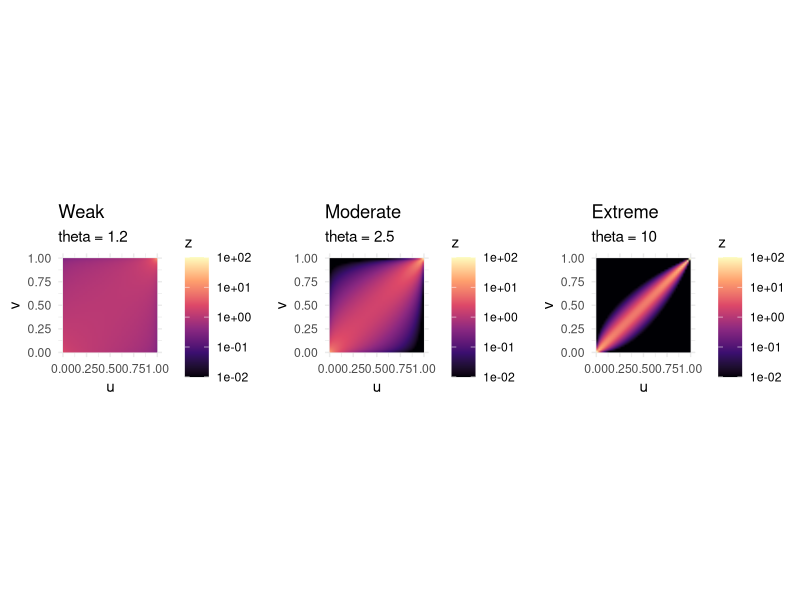
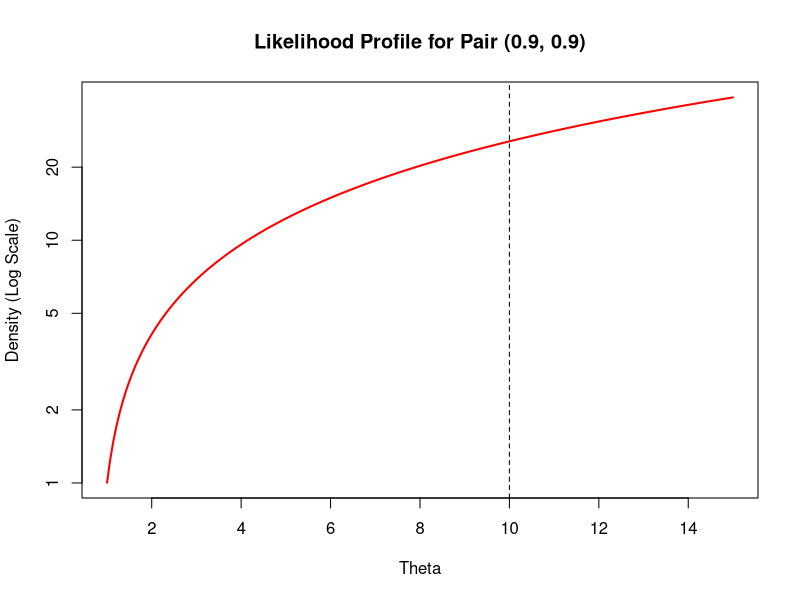

Generate these figures, in order, with R:
library(ggplot2)
library(patchwork) # For layout

# 1. THE BIVARIATE GUMBEL DENSITY FUNCTION (for visualization)
dgumbel <- function(u, v, theta) {
  # u, v, and theta can now be vectors of the same length
  # We ensure theta is slightly above 1 to avoid division by zero
  theta <- pmax(theta, 1.0001)
  
  lu <- -log(u)
  lv <- -log(v)
  term <- lu^theta + lv^theta
  r <- term^(1/theta)
  
  # Log-density calculation (more stable)
  log_dens <- -r + (theta - 1) * (log(lu) + log(lv)) + 
              (1/theta - 2) * log(term) + 
              log(r + theta - 1) - 
              (log(u) + log(v))
  
  return(exp(log_dens))
}

# 2. CREATE A GRID FOR VISUALIZATION
grid <- expand.grid(u = seq(0.01, 0.99, length.out = 50), 
                    v = seq(0.01, 0.99, length.out = 50))

# 3. PICK 3 THEAT VALUES FROM YOUR NEW PRIOR (Low, Med, High)
# Based on Gamma(2,2)+1
theta_low  <- 1.2   # Weak dependence (Tau ~ 0.16)
theta_med  <- 2.5   # Moderate dependence (Tau ~ 0.60)
theta_high <- 10.0  # Extreme dependence (Tau ~ 0.90)

plot_dens <- function(th, label) {
  grid$z <- dgumbel(grid$u, grid$v, th)
  
  ggplot(grid, aes(u, v, fill = z)) +
    geom_raster(interpolate = TRUE) +
    # FORCE the scale to be the same for all plots (e.g., 10^-2 to 10^2)
    scale_fill_viridis_c(option = "magma", 
                         trans = "log10", 
                         limits = c(0.01, 100), 
                         oob = scales::squish) + 
    labs(title = label, subtitle = paste0("theta = ", th)) +
    theme_minimal() + coord_fixed()
}

# 4. VIEW THE GEOMETRY
gridExtra::grid.arrange(plot_dens(theta_low, "Weak"), plot_dens(theta_med, "Moderate"), plot_dens(theta_high, "Extreme"), ncol = 3, nrow = 1)




# 5. BONUS: LIKELIHOOD SLICE
# Watch how the Likelihood "Sharpens" for a single observation (0.9, 0.9)
th_seq <- seq(1.001, 15, length.out = 200)
lik_slice <- dgumbel(rep(0.9, 200), rep(0.9, 200), th_seq)

plot(th_seq, lik_slice, type = "l", log="y", col="red", lwd=2,
     main="Likelihood Profile for Pair (0.9, 0.9)",
     xlab="Theta", ylab="Density (Log Scale)")
abline(v = 10, lty=2) # Showing where it becomes 'Extreme'